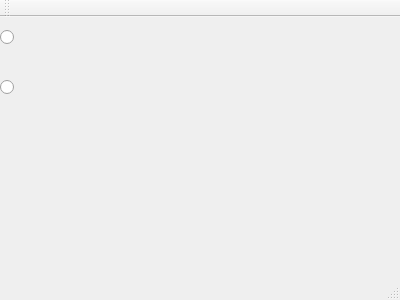
<?xml version="1.0" encoding="UTF-8"?>
<ui version="4.0">
 <class>MainWindow</class>
 <widget class="QMainWindow" name="MainWindow">
  <property name="geometry">
   <rect>
    <x>0</x>
    <y>0</y>
    <width>400</width>
    <height>300</height>
   </rect>
  </property>
  <property name="windowTitle">
   <string>MainWindow</string>
  </property>
  <widget class="QWidget" name="centralWidget">
   <widget class="QRadioButton" name="radioButton">
    <property name="geometry">
     <rect>
      <x>0</x>
      <y>0</y>
      <width>61</width>
      <height>41</height>
     </rect>
    </property>
    <property name="text">
     <string/>
    </property>
    <property name="icon">
     <iconset resource="tiles.qrc">
      <normaloff>:/assets/chest.png</normaloff>:/assets/chest.png</iconset>
    </property>
    <property name="iconSize">
     <size>
      <width>32</width>
      <height>32</height>
     </size>
    </property>
   </widget>
   <widget class="QRadioButton" name="radioButton_2">
    <property name="geometry">
     <rect>
      <x>0</x>
      <y>50</y>
      <width>61</width>
      <height>41</height>
     </rect>
    </property>
    <property name="text">
     <string/>
    </property>
    <property name="icon">
     <iconset resource="tiles.qrc">
      <normaloff>:/assets/purple.JPG</normaloff>:/assets/purple.JPG</iconset>
    </property>
    <property name="iconSize">
     <size>
      <width>32</width>
      <height>32</height>
     </size>
    </property>
   </widget>
  </widget>
  <widget class="QMenuBar" name="menuBar">
   <property name="geometry">
    <rect>
     <x>0</x>
     <y>0</y>
     <width>400</width>
     <height>20</height>
    </rect>
   </property>
  </widget>
  <widget class="QToolBar" name="mainToolBar">
   <attribute name="toolBarArea">
    <enum>TopToolBarArea</enum>
   </attribute>
   <attribute name="toolBarBreak">
    <bool>false</bool>
   </attribute>
  </widget>
  <widget class="QStatusBar" name="statusBar"/>
 </widget>
 <layoutdefault spacing="6" margin="11"/>
 <resources>
  <include location="tiles.qrc"/>
 </resources>
 <connections/>
</ui>
